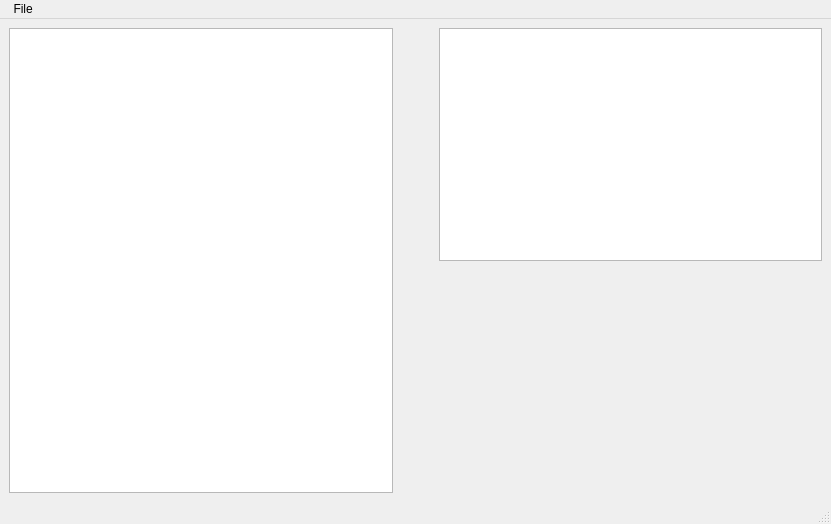
<?xml version="1.0" encoding="UTF-8"?>
<ui version="4.0">
 <class>MainWindow</class>
 <widget class="QMainWindow" name="MainWindow">
  <property name="geometry">
   <rect>
    <x>0</x>
    <y>0</y>
    <width>831</width>
    <height>524</height>
   </rect>
  </property>
  <property name="windowTitle">
   <string>MainWindow</string>
  </property>
  <widget class="QWidget" name="centralwidget">
   <layout class="QGridLayout">
    <item row="0" column="0">
     <layout class="QHBoxLayout" name="horizontalLayout">
      <item>
       <widget class="GraphWidget" name="main_scene">
        <property name="sizePolicy">
         <sizepolicy hsizetype="Expanding" vsizetype="Expanding">
          <horstretch>0</horstretch>
          <verstretch>0</verstretch>
         </sizepolicy>
        </property>
        <property name="maximumSize">
         <size>
          <width>1600</width>
          <height>900</height>
         </size>
        </property>
       </widget>
      </item>
      <item>
       <spacer name="horizontalSpacer">
        <property name="orientation">
         <enum>Qt::Horizontal</enum>
        </property>
        <property name="sizeType">
         <enum>QSizePolicy::Ignored</enum>
        </property>
        <property name="sizeHint" stdset="0">
         <size>
          <width>40</width>
          <height>20</height>
         </size>
        </property>
       </spacer>
      </item>
      <item>
       <layout class="QVBoxLayout" name="verticalLayout_2">
        <property name="spacing">
         <number>2</number>
        </property>
        <property name="sizeConstraint">
         <enum>QLayout::SetDefaultConstraint</enum>
        </property>
        <item>
         <widget class="QListWidget" name="listWidget"/>
        </item>
        <item>
         <spacer name="verticalSpacer">
          <property name="orientation">
           <enum>Qt::Vertical</enum>
          </property>
          <property name="sizeHint" stdset="0">
           <size>
            <width>20</width>
            <height>40</height>
           </size>
          </property>
         </spacer>
        </item>
       </layout>
      </item>
     </layout>
    </item>
   </layout>
  </widget>
  <widget class="QMenuBar" name="menubar">
   <property name="geometry">
    <rect>
     <x>0</x>
     <y>0</y>
     <width>831</width>
     <height>26</height>
    </rect>
   </property>
   <widget class="QMenu" name="menu_File">
    <property name="title">
     <string> File</string>
    </property>
    <addaction name="action_load_tile"/>
    <addaction name="action_load_graph"/>
   </widget>
   <addaction name="menu_File"/>
  </widget>
  <widget class="QStatusBar" name="statusbar"/>
  <action name="action_load_tile">
   <property name="text">
    <string>Load tile</string>
   </property>
  </action>
  <action name="action_load_graph">
   <property name="text">
    <string>Load graph</string>
   </property>
  </action>
 </widget>
 <customwidgets>
  <customwidget>
   <class>GraphWidget</class>
   <extends>QGraphicsView</extends>
   <header>graph_widget</header>
  </customwidget>
 </customwidgets>
 <resources/>
 <connections>
  <connection>
   <sender>action_load_graph</sender>
   <signal>triggered()</signal>
   <receiver>MainWindow</receiver>
   <slot>load_graph()</slot>
   <hints>
    <hint type="sourcelabel">
     <x>-1</x>
     <y>-1</y>
    </hint>
    <hint type="destinationlabel">
     <x>415</x>
     <y>261</y>
    </hint>
   </hints>
  </connection>
  <connection>
   <sender>action_load_tile</sender>
   <signal>triggered()</signal>
   <receiver>MainWindow</receiver>
   <slot>load_tile()</slot>
   <hints>
    <hint type="sourcelabel">
     <x>-1</x>
     <y>-1</y>
    </hint>
    <hint type="destinationlabel">
     <x>415</x>
     <y>261</y>
    </hint>
   </hints>
  </connection>
 </connections>
 <slots>
  <slot>load_tile()</slot>
  <slot>load_graph()</slot>
 </slots>
</ui>
